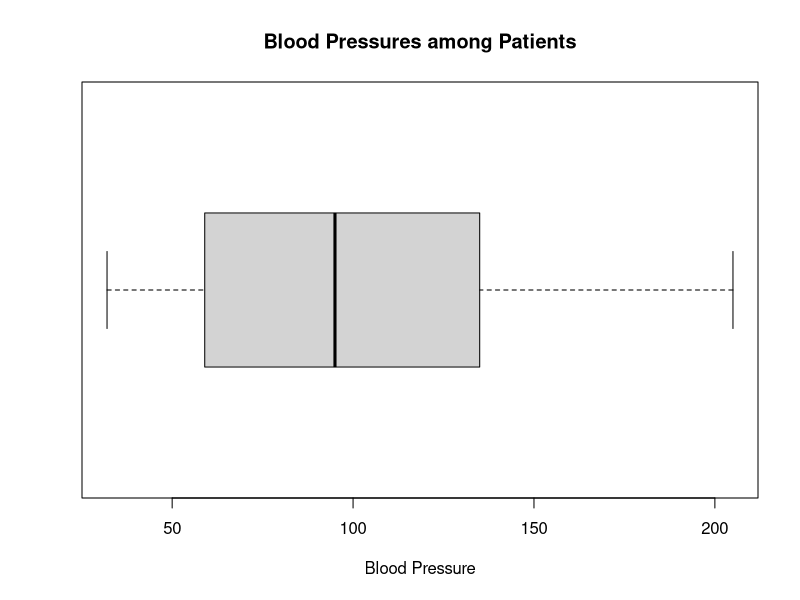
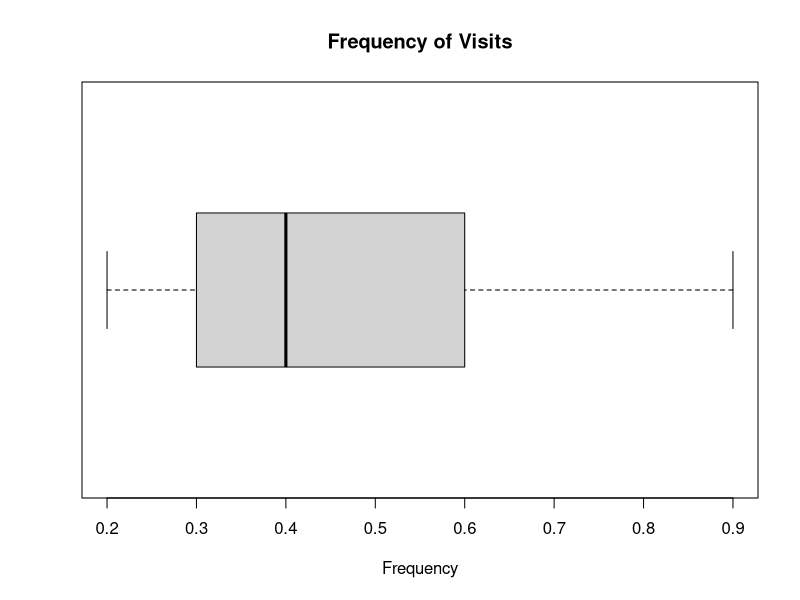
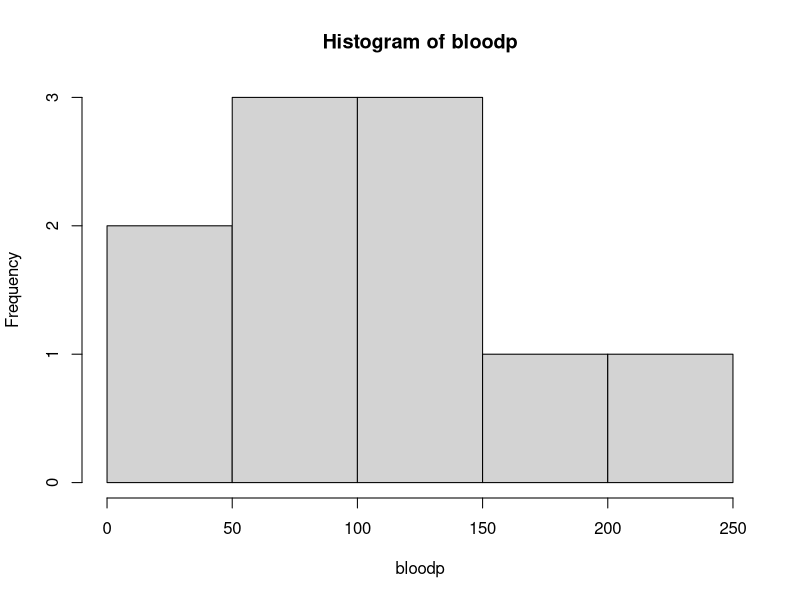
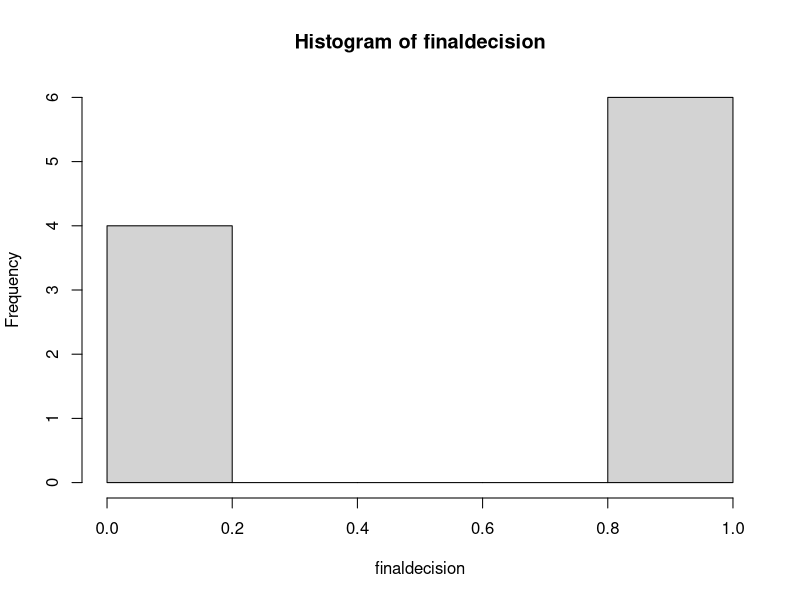

Write the R code that produced these figures, in order.
Patient1 <- c("0.6", "103", "bad", "low", "low")
Patient2 <- c("0.3", "87", "bad", "low", "high")
Patient3 <- c("0.4", "32", "bad", "high", "low")
Patient4 <- c("0.4", "42", "bad", "high", "high")
Patient5 <- c("0.2", "59", "good", "low", "low")
Patient6 <- c("0.6", "109", "good", "low", "high")
Patient7 <- c("0.3", "78", "good", "high", "low")
Patient8 <- c("0.4", "205", "good", "high", "high")
Patient9 <- c("0.9", "135", "NA", "high", "high")
Patient10 <- c("0.2", "176", "bad", "high", "high")
HospitalRecords <- cbind(Patient1, Patient2, Patient3, Patient4, Patient5, Patient6, Patient7, Patient8, Patient9, Patient10)
Hospital.t <- t(HospitalRecords)
Hospital.t.df <- data.frame(Hospital.t, stringsAsFactors = FALSE)
#At this point, I realized that it would be easier to copy the data over directly
Freq <- c(0.6, 0.3, 0.4, 0.4, 0.2, 0.6, 0.3, 0.4, 0.9, 0.2)
bloodp <- c(103, 87, 32, 42, 59, 109, 78, 205, 135, 176)
first <- c(1, 1, 1, 1, 0, 0, 0, 0, NA, 1)
second <- c(0, 0, 1, 1, 0, 0, 1, 1, 1, 1)
finaldecision <- c(0, 1, 0, 1, 0, 1, 0, 1, 1, 1)
#I focused on the Blood Pressure and Frequency datasets for the box plot because they had the most variation in data.
boxplot(bloodp, horizontal = TRUE, main = "Blood Pressures among Patients", xlab = "Blood Pressure") 
boxplot(Freq, horizontal = TRUE, main = "Frequency of Visits", xlab = "Frequency") 
hist(bloodp)
hist(finaldecision)
